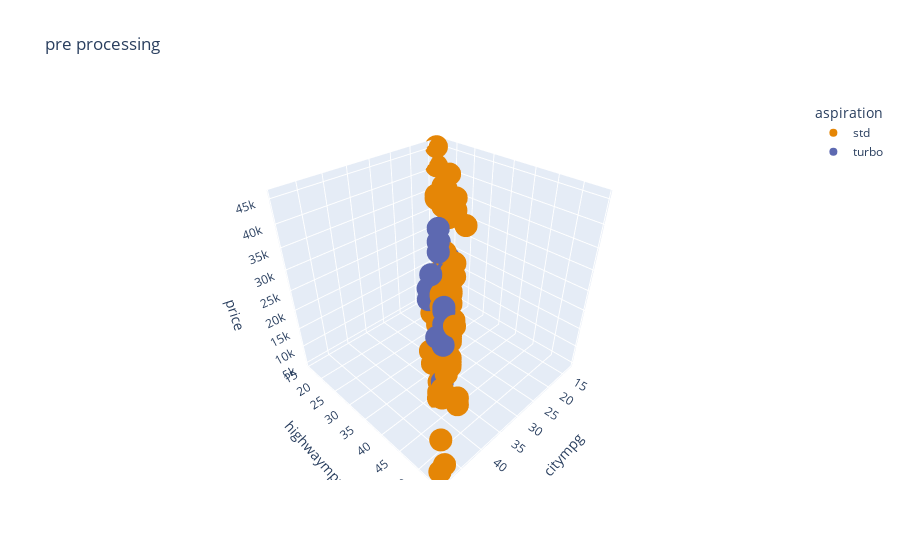

The notebook cell this image was saved under:
### Markdown cell above
We can see clearly that the transformed data is closer to the line of best fit spread and positively skewed. We can also see from this graph that horsepower and engine size are closely related, as is expected. Generally an inceasing engine size proportionally increases horsepower. The Turbo vs standard aspiration doesn't tell us much. We would defintely need a larger dataset to draw meaningfull conclusions from it. Using this data, the company can appropriately price their cars based on Horsepower and engine size.

### Code cell
fig = px.scatter_3d(df_prep, x="citympg", y="highwaympg", z="price",
                    color='aspiration',
                    title = "pre processing",
                    color_discrete_sequence=px.colors.qualitative.Vivid)

fig.show()

### Figure 1 — Plotly figure (JSON) as saved in the notebook; plotly's stock layout.template omitted (floating-point values rounded to 4 significant figures; data arrays with more than 128 entries replaced by an {"elided": "..."} marker saying what was removed)
{"data": [{"hovertemplate": "aspiration=std<br>citympg=%{x}<br>highwaympg=%{y}<br>price=%{z}<extra></extra>", "legendgroup": "std", "marker": {"color": "rgb(229, 134, 6)", "symbol": "circle"}, "mode": "markers", "name": "std", "scene": "scene", "showlegend": true, "type": "scatter3d", "x": {"elided": "168 int values"}, "y": {"elided": "168 int values"}, "z": {"elided": "168 float values"}}, {"hovertemplate": "aspiration=turbo<br>citympg=%{x}<br>highwaympg=%{y}<br>price=%{z}<extra></extra>", "legendgroup": "turbo", "marker": {"color": "rgb(93, 105, 177)", "symbol": "circle"}, "mode": "markers", "name": "turbo", "scene": "scene", "showlegend": true, "type": "scatter3d", "x": [17, 16, 24, 24, 19, 22, 22, 22, 22, 19, 24, 23, 19, 19, 19, 23, 17, 28, 25, 28, 25, 28, 18, 24, 19, 19, 19, 24, 23, 30, 37, 33, 17, 17, 19, 26, 19], "y": [20, 22, 30, 30, 24, 25, 25, 25, 25, 24, 30, 30, 24, 24, 24, 30, 23, 33, 25, 33, 25, 33, 24, 30, 24, 26, 26, 29, 23, 33, 42, 38, 22, 22, 25, 27, 25], "z": [23875, 17860.0, 7957, 8558, 12964, 25552, 28248, 28176, 31600, 16503, 7689, 9959, 12629, 14869, 14489, 9279, 19699, 13200, 13860, 16900, 17075, 17950, 18150, 7957, 12764, 18150, 18620, 11259, 11694, 10698, 9495, 13845, 18420, 18950, 19045, 22470, 22625]}], "layout": {"legend": {"title": {"text": "aspiration"}, "tracegroupgap": 0}, "scene": {"domain": {"x": [0, 1], "y": [0, 1]}, "xaxis": {"title": {"text": "citympg"}}, "yaxis": {"title": {"text": "highwaympg"}}, "zaxis": {"title": {"text": "price"}}}, "title": {"text": "pre processing"}}}
